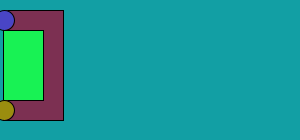
Frame 1 (no input)
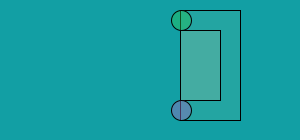
Frame 60 (the mouse pressed at the canvas centre just before this capture)
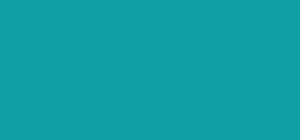
Frame 120 (the mouse held since frame 60 and released just before this capture)

The Processing sketch that drew these frames (run headless with seeded random() and noise(); from frame 60 on, the mouse is pressed at the canvas centre):

// Processing sketch: processing_168971
// ── processing_168971.pde

int x=3;
int y=3;
int s=4;
int t=4;
int q=#7C3052;
int w=#18F254;
int d=#9A8D0F;
int f=#4945C6;
void setup()
{size(300,140);}
void draw()
{background(#129FA4);
stroke(0);
fill(q);
q=q+w;
rect(x,10,60,110);
x=x+3;
fill(w);
w=w+q;
rect(y,30,40,70);
y=y+3;
fill(d);
d=d+f;
ellipse(s,110,20,20);
s=s+3;
fill(f);
f=f+w;
ellipse(t,20,20,20);
t=t+3;}
